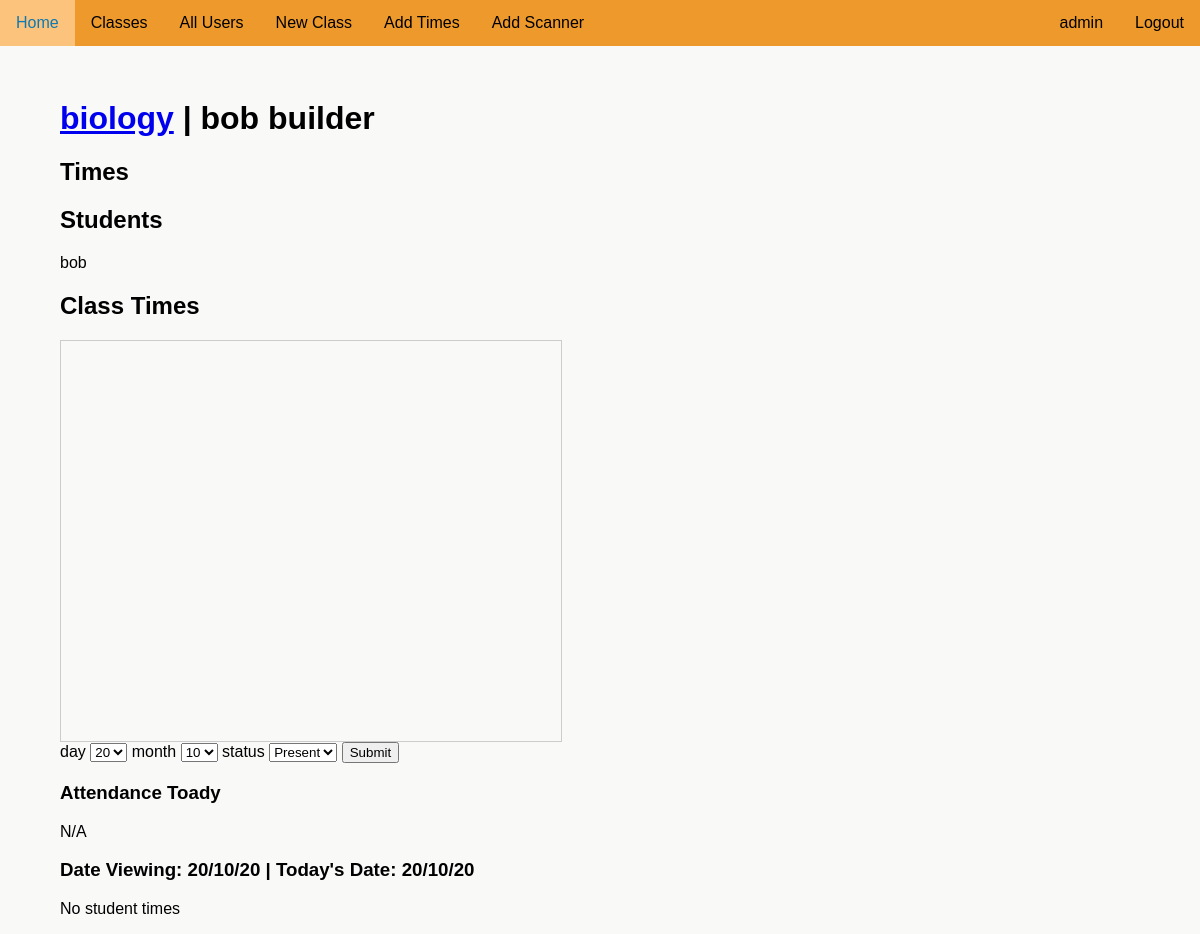
The app's page /account/16327/classes/BIO-1/294 (signed in), older data.
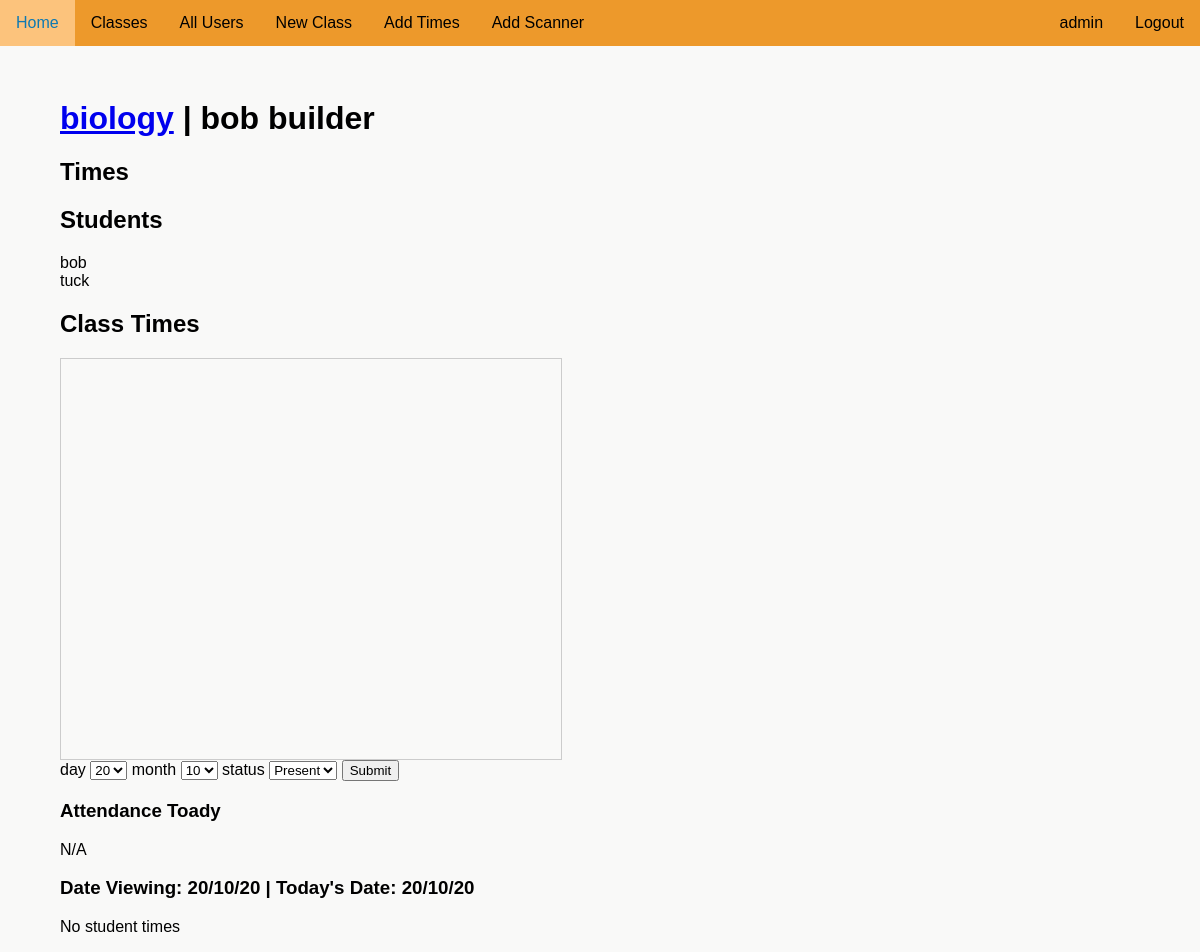
The same page, newer data.
### attendanceproject/models.py (models this page shows)
class UserSubject(db.Model):
    __tablename__ = "user_subject"
    id = db.Column(db.Integer, unique=True, nullable=False, primary_key=True)
    user_id = db.Column(db.Integer, db.ForeignKey('user.id')) # Foreign Key
    user_type = db.Column(db.Text(10), nullable=False) # Teacher or student relationship to class
    subject_id = db.Column(db.Integer, db.ForeignKey('subject_code.id')) # Foreign Key
    user = db.relationship('User', back_populates='subjects')
    subject = db.relationship('SubjectCode', back_populates='users')

class User(UserMixin, db.Model):
    __tablename__ = "user"
    id = db.Column(db.Integer, unique=True, nullable=False, primary_key=True)
    fname = db.Column(db.Text(20), nullable=False)
    lname = db.Column(db.Text(20), nullable=False)
    user_code = db.Column(db.Text(8), nullable=False, unique=True)
    email = db.Column(db.Text(50), nullable=False, unique=True)
    password = db.Column(db.Text(90), nullable=False)
    auth = db.Column(db.Text(10), nullable=True)
    tags = db.relationship('Tag', backref='user_tag')
    subjects = db.relationship('UserSubject', back_populates='user')
    attnd_times = db.relationship('AttendanceTime', backref='subject_attnd_times')

### attendanceproject/routes.py (the view, shortened to what this page needs)
@app.route('/account/<user_code>/classes/<class_code>/<int:day>', methods=["GET", "POST"])
@login_required
def class_code(class_code, user_code, day):
    if day > 365:
        flash('Day number out of range')
        abort(404)
    subject = SubjectCode.query.filter_by(code=class_code).first()
    prev_next = {'next_day':url_for('class_code', class_code=class_code, user_code=user_code, day=day+1),
                 'prev_day':url_for('class_code', class_code=class_code, user_code=user_code, day=day-1),
                 'today':url_for('class_code', class_code=class_code, user_code=user_code, day=datetime.date.today().timetuple().tm_yday)}
    if not subject:
        flash('Class could not be found')
        return redirect(url_for('classes', user_code=current_user.user_code))
    user = User.query.filter_by(user_code=user_code).first()
    if user:
        total_days = day_num() - day
        current_date = datetime.date.today() - datetime.timedelta(days=total_days)
        if (current_user.auth in ['teacher', 'admin'] and class_code in
            [x.subject.code for x in current_user.subjects]) and user == current_user:
            check = check_class_date(subject_date=current_date, subject=subject)
            student_times = [] # Variable for the times of the students in the class
            students_in_class = 0 # Variable used to check if there are students in the class
            if 'student' in [user.user_type for user in subject.users]:
                students_in_class = 1
                for user in subject.users:
                    added_time = False
                    if user.user_type == 'student':
                        if user.user.attnd_times:
                            for t in user.user.attnd_times:
                                if t.time.date() == current_date and t.subject == subject.id:
                                    student_times.append((user.user, t.attnd_status))
                                    added_time = True
                                    break
                            if not added_time:
                                student_times.append((user.user, "N/A"))
                        else:
                            student_times.append((user.user, "N/A"))
            if check:
                return render_template("teacherclass.html", day_num=day_num(), subject=subject, user=current_user,
                                        days=CONSTANT_DAYS, students_in_class=students_in_class,
                                        current_date=current_date.strftime('%d/%m/%y'), student_times=student_times,
                                        time=check, week=current_week(current_date),
                                        day=CONSTANT_DAYS[current_date.isoweekday()-1], prev_next=prev_next,
                                        viewing_day=day)
            return render_template("teacherclass.html", day_num=day_num(), subject=subject, user=current_user,
                                    days=CONSTANT_DAYS, students_in_class=students_in_class,
                                    current_date=current_date.strftime('%d/%m/%y'), student_times=None,
                                    week=current_week(current_date), day=CONSTANT_DAYS[current_date.isoweekday()-1],
                                    prev_next=prev_next, viewing_day=day)
        elif current_user.auth in ['teacher', 'admin'] and user.auth == 'student':
            form = AddStudentAttndTime(day=current_date.day, month=current_date.month)
            class_times = get_class_dates(subject)
            user_attendance_times = AttendanceTime.query.filter_by(user=user.id, subject=subject.id).all()
            user_attendance_today = None
            for i in user_attendance_times:
                if i.time.date() == current_date:
                    user_attendance_today = i
            return render_template("teacherstudentclass.html", subject=subject, user=user, days=CONSTANT_DAYS, student_times=user_attendance_times, form=form,
                                    class_times=class_times, current_date=current_date.strftime('%d/%m/%y'), day=day, today_date=datetime.date.today().strftime('%d/%m/%y'),
                                    teacher=current_user, user_attendance_today=user_attendance_today)
        else:
            flash('You do not have access to this page')
            return redirect(url_for('classes', user_code=current_user.user_code))
    return render_template("teacherclass.html", subject=subject)

### attendanceproject/forms.py
class AddStudentAttndTime(FlaskForm):
    day = SelectField("Day", choices=[(x , x) for x in range(1, 32)], coerce=int)
    month = SelectField("Month", choices=[(x, x) for x in range(1, 13)], coerce=int)
    status = SelectField('Attendance Status', choices=[('present', 'Present'), ('late', 'Late'), ('absent', 'Absent')], coerce=str, validators=[InputRequired()])
    submit = SubmitField('Submit')

### attendanceproject/models.py (called while the page is built)
@login_manager.user_loader
def load_user(user_id):
    return User.query.get(int(user_id))

### attendanceproject/routes.py (called while the page is built)
def day_num():
    return datetime.date.today().timetuple().tm_yday

def first_monday():
    for i in range(0, 366):
        start_date = datetime.date(year=datetime.datetime.today().year, month=1, day=1)
        end_date = start_date + datetime.timedelta(days=i)
        if end_date.timetuple().tm_wday == 0:
            return i

### attendanceproject/templates/teacherstudentclass.html (shortened to what this page needs)
{% extends "layout.html" %}
{% block content %}
    <h1><a href="{{ url_for('class_code', class_code=subject.code, user_code=teacher.user_code, day=day) }}">{{ subject.name }}</a> | {{ user.fname }} {{ user.lname }}</h1>
    <h2>Times</h2>
    <h2>Students</h2>
    {% if subject.users %}
        <ul>
        {% for user in subject.users %}
            {% if user.user_type == 'student' %}
                <li>{{ user.user.fname }}</li>
            {% endif %}
        {% endfor %}
        </ul>
    {% endif %}
    <h2>Class Times</h2>
    <div style="height:400px;width:500px;border:1px solid #ccc;overflow:auto;">
    </div>
    <form method='POST' action=''>
        day {{ form.day }}
        month {{ form.month }}
        status {{ form.status }}
        {{ form.submit }}
    </form>
    <h3>Attendance Toady</h3>
    {% if user_attendance_today %}
        <p>{{ user_attendance_today.time }} {{ user_attendance_today.attnd_status }}</p>
    {% else %}
        <p>N/A</p>
    {% endif %}
    <h3>Date Viewing: {{ current_date }} | Today's Date: {{ today_date }}</h3>
    {% if student_times %}
        <ul>
            {% for time in student_times %}
                <li>{{ time.time }} {{ time.attnd_status }}</li>
            {% endfor %}
        </ul>
    {% else %}
        <p>No student times</p>
    {% endif %}
{% endblock %}

### attendanceproject/templates/navigation.html (shortened to what this page needs)
<div id='nav'>
    <ul>
        <div id="nav-left">
            <li><a href="{{url_for('home')}}">Home</a></li>
            {% if current_user.is_authenticated %}
                {% if current_user.auth == 'admin' %}
                    <li><a href="{{url_for('all_classes')}}">Classes</a></li>
                    <li><a href="{{url_for('all_users')}}">All Users</a></li>
                    <li><a href="{{url_for('create_class')}}">New Class</a></li>
                {% endif %}
                {% if current_user.auth == 'admin' %}
                    <li><a href="{{url_for('addtime')}}">Add Times</a></li>
                    <li><a href="{{url_for('scanner')}}">Add Scanner</a></li>
                {% endif %}
            {% endif %}
        </div>
        <div id="nav-right">
            {% if current_user.is_authenticated %}
                <li><a href="{{url_for('logout')}}">Logout</a></li>
                <li><a href="{{url_for('account', user_code=current_user.user_code)}}">{{ current_user.fname }}</a></li>
            {% endif %}
        </div>
    </ul>
</div>

Row changes from the older to the newer data that the page shows:
added UserSubject: user.fname "tuck"
